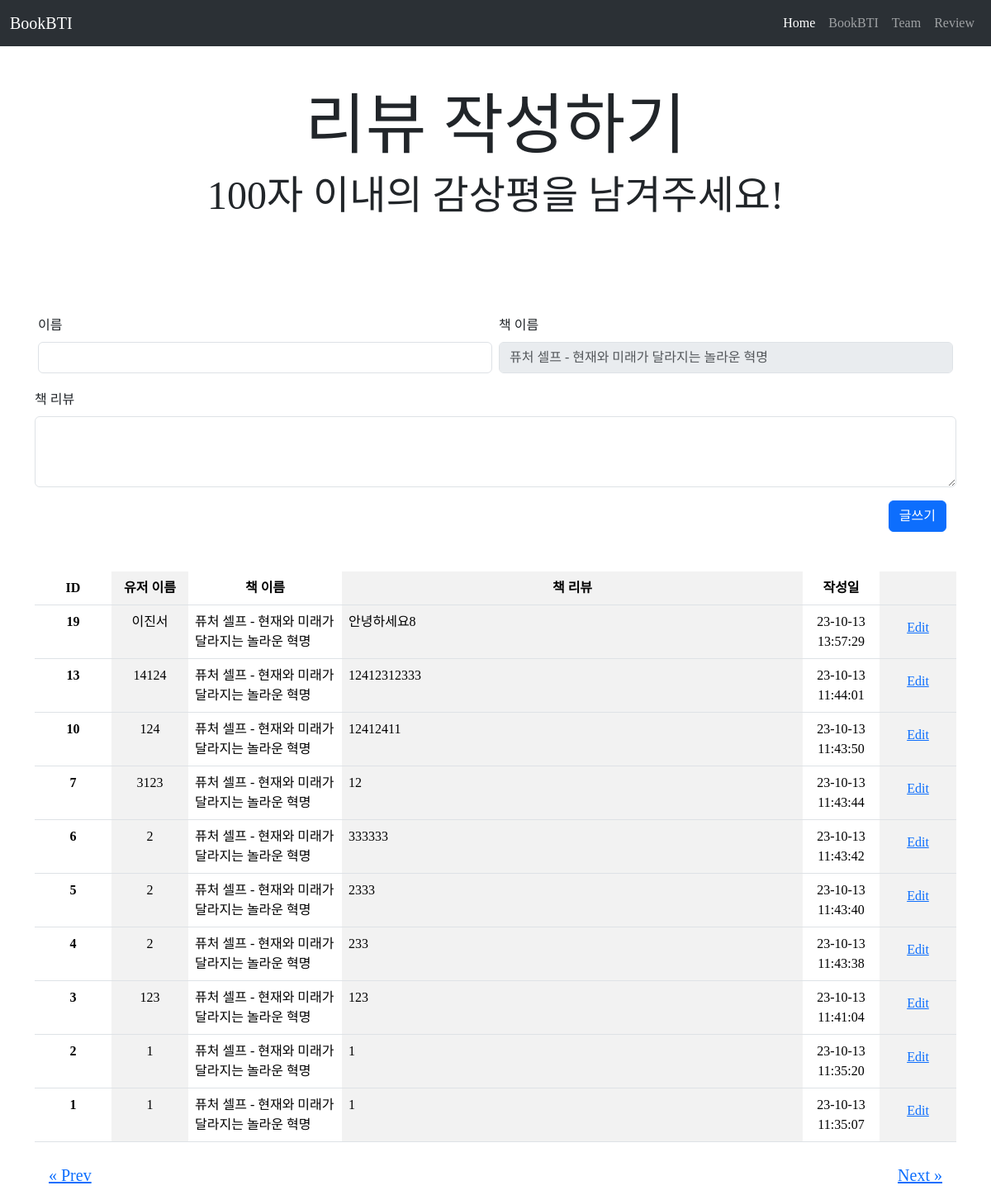
The page /review/9791192389325/1 on the database as committed earlier.
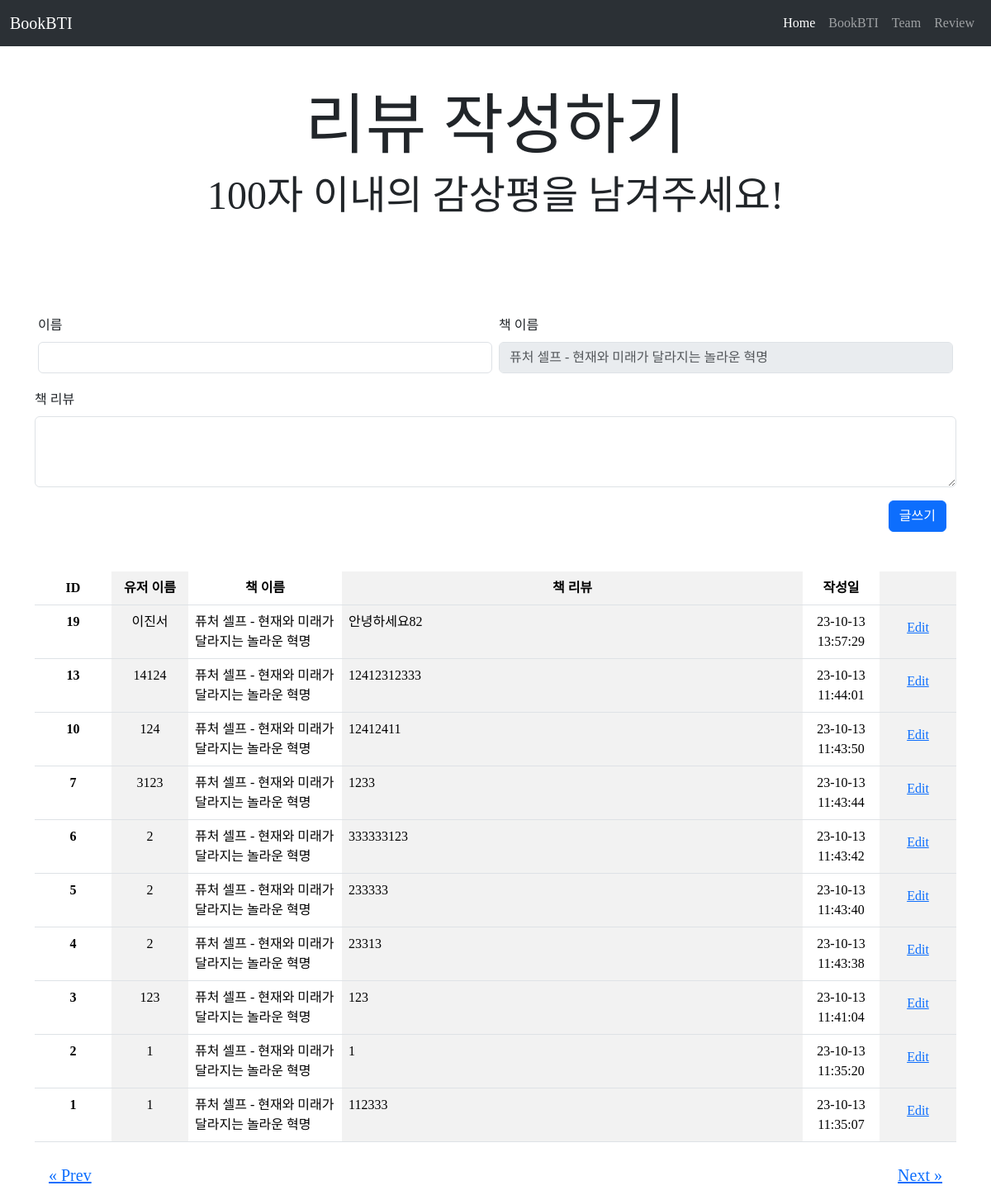
The same page on the database as committed later.
### app.py (models this page shows)
class Bestseller(db.Model):
  bookIsbn = db.Column(db.String(20), primary_key=True)
  bookTitle = db.Column(db.String(255), nullable=False)
  bookAuthor = db.Column(db.String(255), nullable=False)

class Review(db.Model):
  id = db.Column(db.Integer, primary_key=True)
  time = db.Column(db.String(30), nullable=False)
  userName = db.Column(db.String(255), nullable=False)
  bookIsbn = db.Column(db.String(20), nullable=False)
  bookTitle = db.Column(db.String(255), nullable=False)
  bookReview = db.Column(db.String(255))

### app.py (the view)
@app.route('/review/<bookIsbn>/<page>')
def review_filter(bookIsbn, page):
  offset = (int(page) - 1) * 10
  id = Review.query.order_by(Review.id.desc()).first()
  idNum = id.id + 1 if id else 1
  bookList = Bestseller.query.filter_by(bookIsbn=bookIsbn).first()
  filteredList = Review.query.filter_by(bookIsbn=bookIsbn).order_by(Review.id.desc()).offset(offset).limit(10).all()
  return render_template('review.html', filteredData=filteredList, bookData=bookList, id=idNum)

### templates/review.html (shortened to what this page needs)
<!DOCTYPE html>
<html lang="en">
<head>
	<link href="https://cdn.jsdelivr.net/npm/bootstrap@5.3.1/dist/css/bootstrap.min.css" rel="stylesheet"
>
</head>
<body>
	<nav class="navbar navbar-expand-lg bg-body-tertiary d-flex justify-content-between" data-bs-theme="dark">
		<div class="container-fluid">
			<a class="navbar-brand" href="{{ url_for('main') }}">BookBTI</a>
			<div class="collapse navbar-collapse justify-content-end" id="navbarNav">
				<ul class="navbar-nav">
					<li class="nav-item">
						<a class="nav-link active" aria-current="page" href="{{ url_for('main') }}">Home</a>
					</li>
					<li class="nav-item">
						<a class="nav-link" href="{{ url_for('test') }}">BookBTI</a>
					</li>
					<li class="nav-item">
						<a class="nav-link" href="{{ url_for('team') }}">Team</a>
					</li>
					<li class="nav-item">
						<a class="nav-link" href="{{ url_for('reviews', page=1) }}">Review</a>
					</li>
				</ul>
			</div>
		</div>
	</nav>
	<div class="container text-center pt-5">
		<div class="row mb-5">
			<h1 class="display-1 text-center">리뷰 작성하기</h1>
			<p class="display-5 text-center">100자 이내의 감상평을 남겨주세요!</p>
		</div>
	</div>
	<div class="container pt-5 mb-5">
		<form action="{{ url_for('review_write') }}" method="get">
			<div class="mb-3 d-flex justify-content-evenly">
				<div class="flex-fill m-1">
					<label for="exampleFormControlInput1" class="form-label">이름</label>
					<input type="text" class="form-control" name="userName">
				</div>
				<div class="flex-fill m-1">
					<label for="exampleFormControlInput1" class="form-label">책 이름</label>
					<input class="form-control" type="text" placeholder="{{ bookData.bookTitle }}"
						aria-label="Disabled input example" disabled>
				</div>
			</div>
			<div class="mb-3">
				<label for="exampleFormControlTextarea1" class="form-label">책 리뷰</label>
				<textarea class="form-control" name="bookReview" rows="3"></textarea>
			</div>
			<div class="container d-flex justify-content-end">
				<button type="submit" class="btn btn-primary">글쓰기</button>
			</div>
		</form>
	</div>
	<div class="container">
		<table class="table table-striped-columns">
			<thead>
				<tr>
					<th class="col-1 text-center" scope="col">ID</th>
					<th class="col-1 text-center" scope="col">유저 이름</th>
					<th class="col-2 text-center" scope="col">책 이름</th>
					<th class="col-6 text-center" scope="col">책 리뷰</th>
					<th class="col-1 text-center" scope="col">작성일</th>
					<th class="col-1" scope="col"></th>
				</tr>
			</thead>
			<tbody>
				{% for review in filteredData %}
				<tr>
					<th class="text-center" scope="row">{{ review.id }}</th>
					<td class="text-center">{{ review.userName }}</td>
					<td>{{ review.bookTitle }}</td>
					<td>{{ review.bookReview }}</td>
					<td class="text-center">{{ review.time }}</td>
					<td class="text-center">
						<button type="button" class="btn btn-link" data-bs-toggle="modal"
							data-bs-target="#exampleModal{{ loop.index }}">
							Edit
						</button>
					</td>
				</tr>
				{% endfor %}
			</tbody>
		</table>
	</div>
	<div class="container d-flex justify-content-between">
		<button type="button" class="btn btn-link btn-lg" id="prevBtn">&laquo; Prev</button>
		<button type="button" class="btn btn-link btn-lg" id="nextBtn">Next &raquo</button>
	</div>
</body>
</html>

### templates/review.html (style rules this page uses)
body { font-family: "Pretendard-Regular"; }

Rows that differ between the two databases and show on the page:
changed Review "이진서": bookReview "안녕하세요8" → "안녕하세요82"
changed Review id 7: bookReview "12" → "1233"
changed Review id 6: bookReview "333333" → "333333123"
changed Review id 5: bookReview "2333" → "233333"
changed Review id 4: bookReview "233" → "23313"
changed Review id 1: bookReview "1" → "112333"
